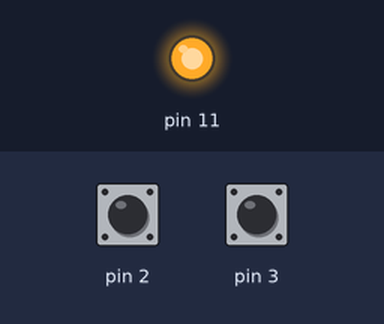
A sketch run on a simulated Arduino Uno, built with avr-gcc and run on an emulated ATmega328P. Parts: output pins drawn as LEDs (lit = HIGH). The inputs (shaded band) are chosen by the test bench; at power-on: pin 2 HIGH, pin 3 HIGH. The ROS host is connected and sends only what is stated; what the sketch prints to the serial monitor is not drawn.

Above: at 0.1 s.
Timing chart, 0 to 1.6 s (numbered marks = the images above):
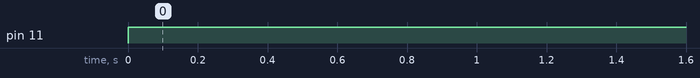

The sketch:

arduino_encoder.ino
```cpp
#include<ros.h>
#include<geometry_msgs/Vector3.h>

ros::NodeHandle nh;
geometry_msgs::Vector3 data;
ros::Publisher pos("pos",&data);

long left_count=0, right_count=0;

void setup()
{
 Serial.begin(57600);
 nh.initNode();
 nh.advertise(pos);
 attachInterrupt(0,isr_right,FALLING);
 attachInterrupt(1,isr_left,FALLING);
 pinMode(11,OUTPUT);
}


void loop()
{
 digitalWrite(11,HIGH);
 data.x=left_count;
 data.y=right_count;
 Serial.print("right:   "); Serial.print(right_count);  Serial.print("left:   "); Serial.println(left_count);
 pos.publish(&data);
 nh.spinOnce();
 delay(2);
}

void isr_right()
{
  right_count++;
}

void isr_left()
{
  left_count++;
}
```

Measured:
- by itself, pin 11: LOW → HIGH at 0.00 s
